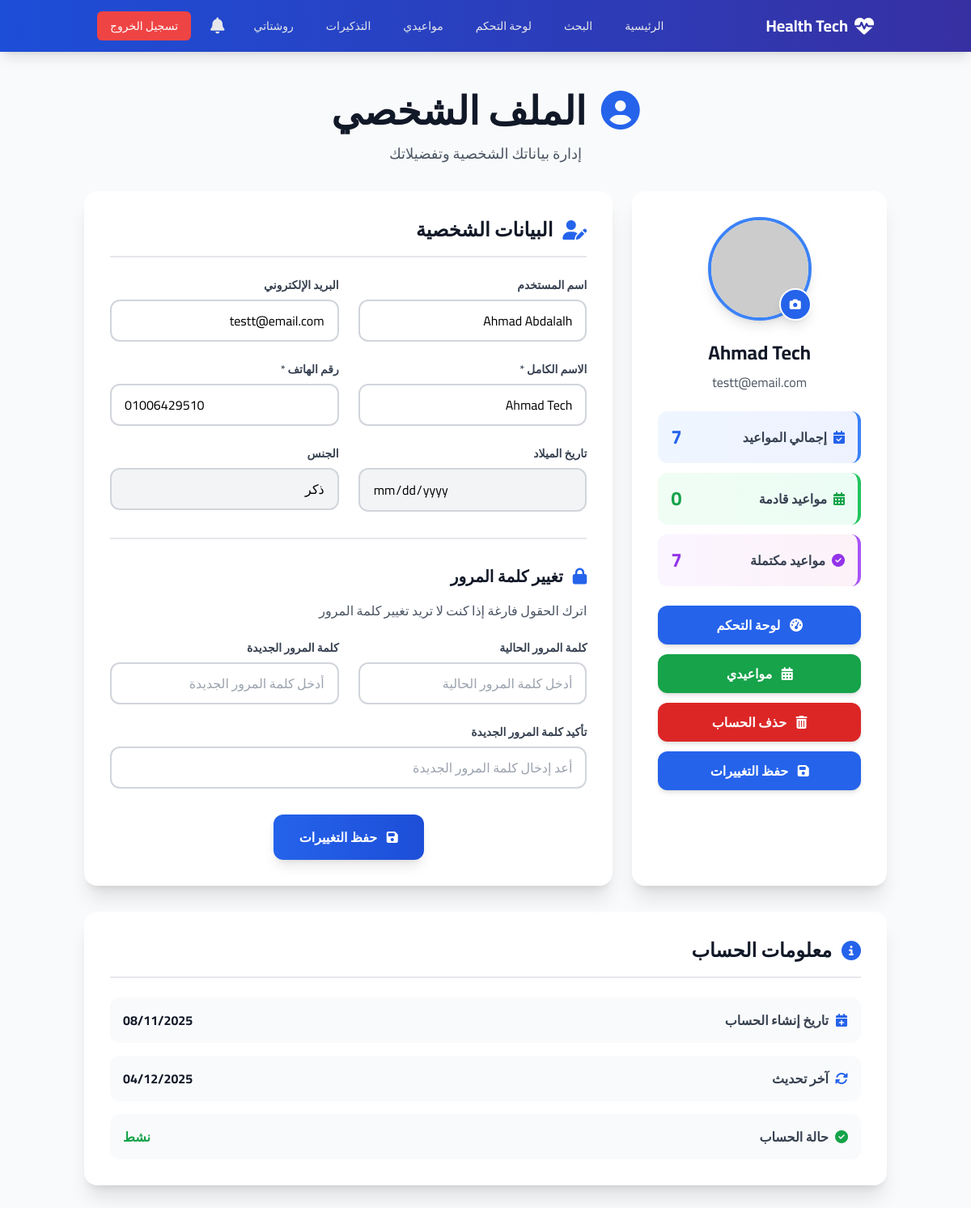
Page /profile.php (signed in) on the committed database.
### tables this page shows
CREATE TABLE `users` (
  `id` int(11) NOT NULL,
  `username` varchar(50) NOT NULL,
  `email` varchar(100) NOT NULL,
  `password` varchar(255) NOT NULL,
  `is_active` tinyint(1) DEFAULT 1,
  `full_name` varchar(100) NOT NULL,
  `name` varchar(100) DEFAULT NULL,
  `phone` varchar(20) DEFAULT NULL,
  `specialty` varchar(100) DEFAULT 'طب عام',
  `oncall_status` enum('available','unavailable') DEFAULT 'available',
  `profile_image` varchar(255) DEFAULT NULL,
  `date_of_birth` date DEFAULT NULL,
  `gender` enum('male','female') NOT NULL,
  `role` enum('patient','doctor','hospital','admin') DEFAULT 'patient',
  `city_id` int(11) DEFAULT NULL,
  `insurance_provider` varchar(100) DEFAULT NULL,
  `insurance_number` varchar(50) DEFAULT NULL,
  `created_at` timestamp NOT NULL DEFAULT current_timestamp(),
  `updated_at` timestamp NOT NULL DEFAULT current_timestamp() ON UPDATE current_timestamp(),
  `user_type` varchar(50) NOT NULL DEFAULT 'user',
  `verification_code` varchar(6) DEFAULT NULL,
  `is_verified` tinyint(1) DEFAULT 0
);

### profile.php (the view, shortened to what the rows shown need)
<?php
require_once 'includes/functions.php';
$user = get_logged_in_user();
?>
<!DOCTYPE html>
<html lang="ar" dir="rtl">
<head>
    <script src="https://cdn.tailwindcss.com"></script>
    <link rel="stylesheet" href="https://cdnjs.cloudflare.com/ajax/libs/font-awesome/6.4.0/css/all.min.css">
</head>
<body class="font-cairo bg-gray-50">
    <?php require_once 'includes/header.php'; ?>
    <main class="bg-gray-50 py-12 min-h-screen">
        <div class="container mx-auto px-4">
            <div class="text-center mb-8">
                <h1 class="text-4xl md:text-5xl font-black text-gray-900 mb-4">
                    <i class="fas fa-user-circle text-blue-600 ml-2"></i>
                    الملف الشخصي
                </h1>
            </div>
            <div class="grid grid-cols-1 lg:grid-cols-3 gap-6">
                <div class="lg:col-span-1 bg-white rounded-2xl shadow-xl p-6 md:p-8">
                    <form action="profile.php" method="post" enctype="multipart/form-data" id="avatar-form">
                        <div class="relative w-32 h-32 mx-auto mb-6">
                        </div>
                    </form>
                    <h2 class="text-2xl font-bold text-gray-900 text-center mb-2"><?php echo htmlspecialchars($user['full_name']); ?></h2>
                    <p class="text-gray-600 text-center mb-6"><?php echo htmlspecialchars($user['email']); ?></p>
                    <div class="grid grid-cols-1 gap-3 mb-6">
                        <div class="bg-gradient-to-r from-blue-50 to-indigo-50 p-4 rounded-xl border-r-4 border-blue-500 hover:shadow-md transition-all">
                        </div>
                        <div class="bg-gradient-to-r from-green-50 to-emerald-50 p-4 rounded-xl border-r-4 border-green-500 hover:shadow-md transition-all">
                        </div>
                        <div class="bg-gradient-to-r from-purple-50 to-pink-50 p-4 rounded-xl border-r-4 border-purple-500 hover:shadow-md transition-all">
                        </div>
                    </div>
                    <div class="space-y-3">
                        <a href="dashboard.php" class="w-full bg-blue-600 text-white font-semibold py-3 px-4 rounded-xl hover:bg-blue-700 transition-all duration-300 text-center block shadow-md hover:shadow-lg">
                        </a>
                        <a href="appointments.php" class="w-full bg-green-600 text-white font-semibold py-3 px-4 rounded-xl hover:bg-green-700 transition-all duration-300 text-center block shadow-md hover:shadow-lg mb-3">
                        </a>
                        <button type="button"
                                onclick="document.getElementById('delete-account-modal').classList.remove('hidden')"
                                class="w-full bg-red-600 text-white font-semibold py-3 px-4 rounded-xl hover:bg-red-700 transition-all duration-300 text-center block shadow-md hover:shadow-lg">
                        </button>
                        <button type="submit" name="update_profile" class="w-full bg-blue-600 text-white font-semibold py-3 px-6 rounded-xl hover:bg-blue-700 transition-all duration-300 shadow-md hover:shadow-lg">
                        </button>
                    </div>
                </div>
                <div class="lg:col-span-2 bg-white rounded-2xl shadow-xl p-6 md:p-8">
                    <form method="POST" id="profile-form" enctype="multipart/form-data">
                        <div class="grid grid-cols-1 md:grid-cols-2 gap-6 mb-6">
                            <div>
                                <label for="username" class="block text-sm font-semibold text-gray-700 mb-2">اسم المستخدم</label>
                                <input type="text" id="username" name="username" value="<?php echo htmlspecialchars($user['username'] ?? ''); ?>"
                                       class="w-full px-4 py-3 border-2 border-gray-300 rounded-xl focus:outline-none focus:border-blue-500 transition-colors" required>
                            </div>
                            <div>
                                <label for="email" class="block text-sm font-semibold text-gray-700 mb-2">البريد الإلكتروني</label>
                                <input type="email" id="email" name="email" value="<?php echo htmlspecialchars($user['email'] ?? ''); ?>"
                                       class="w-full px-4 py-3 border-2 border-gray-300 rounded-xl focus:outline-none focus:border-blue-500 transition-colors" required>
                            </div>
                            <div>
                                <label for="full_name" class="block text-sm font-semibold text-gray-700 mb-2">الاسم الكامل *</label>
                                <input type="text" id="full_name" name="full_name" value="<?php echo htmlspecialchars($user['full_name']); ?>"
                                       class="w-full px-4 py-3 border-2 border-gray-300 rounded-xl focus:outline-none focus:border-blue-500 transition-colors" required>
                            </div>
                            <div>
                                <label for="phone" class="block text-sm font-semibold text-gray-700 mb-2">رقم الهاتف *</label>
                                <input type="tel" id="phone" name="phone" value="<?php echo htmlspecialchars($user['phone'] ?? ''); ?>"
                                       class="w-full px-4 py-3 border-2 border-gray-300 rounded-xl focus:outline-none focus:border-blue-500 transition-colors" required>
                            </div>
                            <div>
                                <label for="gender" class="block text-sm font-semibold text-gray-700 mb-2">الجنس</label>
                                <input type="text" id="gender" value="<?php echo ($user['gender'] ?? '') == 'male' ? 'ذكر' : 'أنثى'; ?>"
                                       class="w-full px-4 py-3 border-2 border-gray-300 rounded-xl bg-gray-100 cursor-not-allowed" disabled>
                            </div>
                        </div>
                    </form>
                </div>
            </div>
            <div class="bg-white rounded-2xl shadow-xl p-6 md:p-8 mt-8">
                <div class="space-y-4">
                    <div class="flex justify-between items-center p-4 bg-gray-50 rounded-xl hover:bg-blue-50 transition-colors">
                        <span class="text-gray-700 font-semibold flex items-center">
                            <i class="fas fa-calendar-plus text-blue-600 ml-2"></i>
                            تاريخ إنشاء الحساب
                        </span>
                        <span class="text-gray-900 font-bold"><?php echo isset($user['created_at']) ? date('d/m/Y', strtotime($user['created_at'])) : 'غير متوفر'; ?></span>
                    </div>
                    <div class="flex justify-between items-center p-4 bg-gray-50 rounded-xl hover:bg-blue-50 transition-colors">
                        <span class="text-gray-700 font-semibold flex items-center">
                            <i class="fas fa-sync-alt text-blue-600 ml-2"></i>
                            آخر تحديث
                        </span>
                        <span class="text-gray-900 font-bold"><?php echo isset($user['updated_at']) ? date('d/m/Y', strtotime($user['updated_at'])) : 'غير متوفر'; ?></span>
                    </div>
                </div>
            </div>
        </div>
    </main>
</body>
</html>

### rows in the picture
users: full_name "Ahmad Tech", email "testt@email.com", username "Ahmad Abdalalh", phone "01006429510", gender "ذكر", created_at "08/11/2025", updated_at "04/12/2025"

### other values in the picture
$total_appointments "7"
$upcoming_appointments "0"
$completed_appointments "7"
